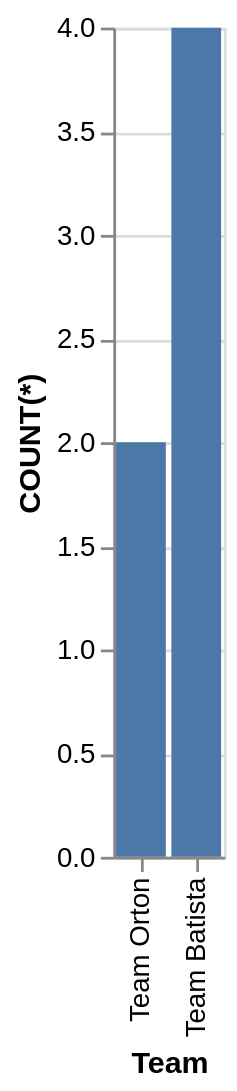

Write the Vega-Lite specification saved for this chart.
### Vega-Lite specification from a JSON file in a GitHub repository (floating-point values rounded to 4 significant figures)
{"data": {"values": [{"x_data": "Team Batista", "y_data": 4}, {"x_data": "Team Orton", "y_data": 2}]}, "mark": "bar", "encoding": {"x": {"field": "x_data", "type": "nominal", "title": "Team", "sort": {"op": "sum", "field": "y_data", "order": "ascending"}}, "y": {"field": "y_data", "type": "quantitative", "title": "COUNT(*)"}}}
